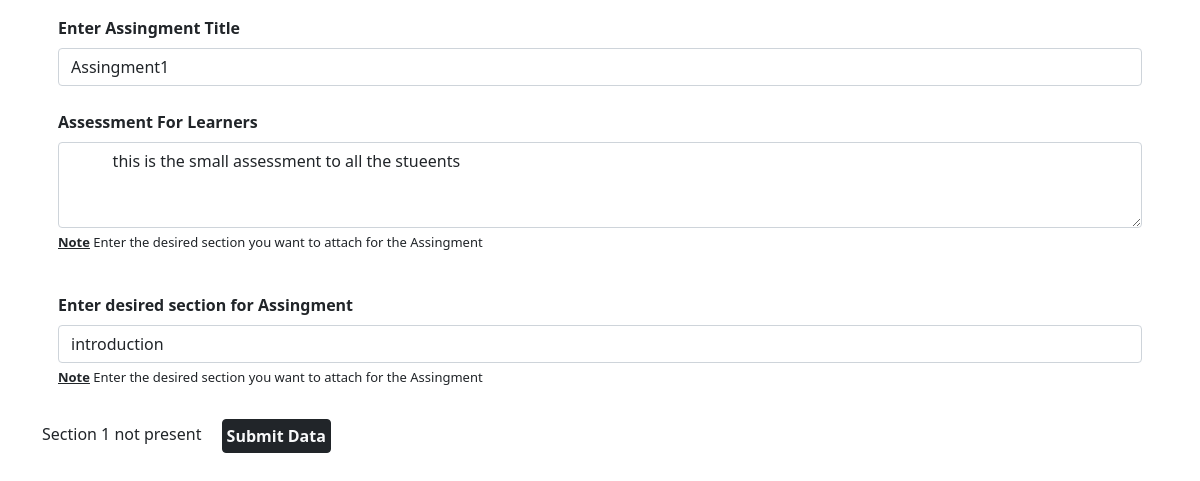
/instructor/dashboard/edit_assingments.php?title=Assingment1 (signed in), run on the app's committed database.
### tables this page shows
CREATE TABLE `assingments` (
  `QA_id` int(11) NOT NULL,
  `assingment_title1` varchar(150) NOT NULL,
  `assingment_file1` varchar(50) NOT NULL,
  `assesment1` varchar(500) NOT NULL,
  `assingment_section_name1` varchar(200) NOT NULL,
  `assingment_title2` varchar(150) NOT NULL,
  `assingment_file2` varchar(50) NOT NULL,
  `assesment2` varchar(500) NOT NULL,
  `assingment_section_name2` varchar(200) NOT NULL,
  `assingment_title3` varchar(150) NOT NULL,
  `assingment_file3` varchar(50) NOT NULL,
  `assesment3` varchar(500) NOT NULL,
  `assingment_section_name3` varchar(200) NOT NULL,
  `assingment_title4` varchar(150) NOT NULL,
  `assingment_file4` varchar(50) NOT NULL,
  `assesment4` varchar(500) NOT NULL,
  `assingment_section_name4` varchar(200) NOT NULL,
  `assingment_title5` varchar(150) NOT NULL,
  `assingment_file5` varchar(50) NOT NULL,
  `assesment5` varchar(500) NOT NULL,
  `assingment_section_name5` varchar(200) NOT NULL,
  `cources_id` int(11) NOT NULL,
  `requirments_id` int(225) NOT NULL,
  `section_id` int(225) NOT NULL
);

### back.php (called while the page is built, shortened)
<?php
class backend{
    private $server = "localhost";
    private $username = "root";
    private $psw = "";
    private $database = "project";
    private $mysql;
    private $conn = false;
    public function __construct(){
        if(!$this->conn){
            $this->mysql = new mysqli($this->server, $this->username,$this->psw,$this->database);
            $this->conn = true;
        }
        else{
           return true;
        }
    }
      function fetching($table, $rows="*", $join = null, $where = null){
        $select = "SELECT $rows FROM $table";
        $RunSelect = $this->mysql->query($select);
        if($RunSelect){
            $FetchData = $RunSelect->fetch_all(MYSQLI_ASSOC);
            if($FetchData){
                if($FetchData !== null){
                    return $FetchData;
                }
            }
        }else{
            echo "Error Occur in Query".$this->mysql->error;
            return array();
        }
      }
    }
?>

### instructor/dashboard/edit_assingments.php (the view, shortened to what this page needs)
<?php
include("../../back.php");
?>
<!doctype html>
<html lang="en">
  <head>
    <link href="https://cdn.jsdelivr.net/npm/bootstrap@5.0.2/dist/css/bootstrap.min.css" rel="stylesheet">
  </head>
  <body>
 <?php
 $title = $_GET['title'];
 ?>
 <form action="" method="" class="container">
 <div class="ps-3 pe-3  pb-3 pt-3 text-dark">
          <label for="" class="form-label fw-bold">Enter Assingment Title</label>
   <input type="text" class="form-control text-dark" value="<?=$title?>" name="assingment_title1" placeholder="Assingment name">
  <?php
  $NewObj = new backend();
  $getAssingments = $NewObj->fetching("assingments");
  if(!empty($getAssingments)){
     foreach($getAssingments as $AssingmentData){
      $assingment_title1 = $AssingmentData['assingment_title1'];
      $assingment_title2 = $AssingmentData['assingment_title2'];
      $assingment_title3 = $AssingmentData['assingment_title3'];
      $assingment_title4 = $AssingmentData['assingment_title4'];
      $assingment_title5 = $AssingmentData['assingment_title5'];
      $assesment1 = $AssingmentData['assesment1'];
      $assingment_section_name1 = $AssingmentData['assingment_section_name1'];
      $assingment_deadline_01 = $AssingmentData['assingment_deadline_01'];
?>
</div>
<?php
 $title_lower = trim($title);
 $assingment_title1_lower = trim($assingment_title1);
 $assingment_title2_lower = trim($assingment_title2);
 $assingment_title3_lower = trim($assingment_title3);
 $assingment_title4_lower = trim($assingment_title4);
 $assingment_title5_lower = trim($assingment_title5);
if($title_lower == $assingment_title1_lower){
  if(!empty($assesment1)){
  ?>
<div class="ps-3 pe-3 pt-2 pb-3 text-dark">
          <label for="" class="form-label fw-bold">Assessment For Learners</label>
          <textarea class="form-control" value="" rows="3" name="assesment1" placeholder="">
          <?= $assesment1?>
          </textarea>
          <p style="font-size:13px; margin-top:5px;"> <strong><u>Note</u></strong>
          Enter the desired section you want to attach for the Assingment</p>
</div>
<?php
}
}
else{
 echo null;
}
    ?>
<?php
if($title_lower == $assingment_title1_lower){
 if(!empty($assingment_section_name1)){
?>
<div class="ps-3 pe-3 pt-2 pb-3 text-dark">
          <label for="" class="form-label fw-bold">Enter desired section for Assingment</label>
          <input type="text" value="<?=$assingment_section_name1?>" class="form-control" name="assingment_section_name1" placeholder="Enter Desired Section">
          <p style="font-size:13px; margin-top:5px;"> <strong><u>Note</u></strong>
          Enter the desired section you want to attach for the Assingment</p>
</div>
<?php
 }
 else{
  echo "Section 1 not present";
 }
}
?>
<?php
if($title_lower == $assingment_title1_lower){
 if(!empty($assingment_deadline_01) && $assingment_deadline_01 !== '0000-00-00'){
?>
<div class="ps-3 pe-3 pt-2 pb-3 text-dark">
          <label for="" class="form-label fw-bold">Mention Assingment Deadline</label>
          <input type="date" class="form-control" value="<?php echo htmlspecialchars($assingment_deadline_01); ?>" name="assingment_deadline_01" placeholder="Enter Desired Section">
          <p style="font-size:13px; margin-top:5px;"> <strong><u>Note</u></strong>
          Mention the Assingment Date Whom Assingments have to be submitted by students</p>
</div>
<?php
 }
 else{
  echo "Section 1 not present";
 }
}
?>
<?php
if($title_lower == $assingment_title1_lower){
?>
  <input type="submit" class="btn ms-3 btn-dark text-light fw-bold p-1" name="" value="Submit Data">
<?php
}
elseif($title_lower == $assingment_title2_lower){
?>
  <input type="submit" class="btn ms-3 btn-dark text-light fw-bold p-1" name="" value="Submit Data">
<?php
}elseif($title_lower == $assingment_title3_lower){
?>
  <input type="submit" class="btn ms-3 btn-dark text-light fw-bold p-1" name="" value="Submit Data">
<?php
}elseif($title_lower == $assingment_title4_lower){
?>
  <input type="submit" class="btn ms-3 btn-dark text-light fw-bold p-1" name="" value="Submit Data">
<?php
}elseif($title_lower == $assingment_title5_lower){
?>
 <input type="submit" class="btn ms-3 btn-dark text-light fw-bold p-1" name="" value="Submit Data">
<?php
} ?>
<?php
  }
}else{
  echo "Nothing Happend Here";
}
  ?>
</form>
  </body>
</html>

### data on the page
assingments: assesment1 "this is the small assessment to all the stueents", assingment_section_name1 "introduction", assingment_title1 "Section 1 not present"
